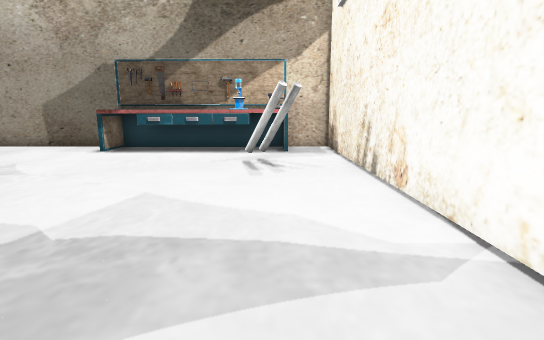
[1] (above)

16 first-person views from a walk through a 3-D level made in the Unity game engine. The camera is 1.2 m above the floor, tilts 10° down and sees 80° across. The floor is counted in squares, 0.86 m on a side. Each view is taken from the middle of a square. On the plan, view 1 faces up. The plan holds only what a view shows up to about 15 squares ahead; the rest is blank. The player is left out. Door leaves are left out, so doorways stand open. Some surface patterns are stand-ins.

[2]
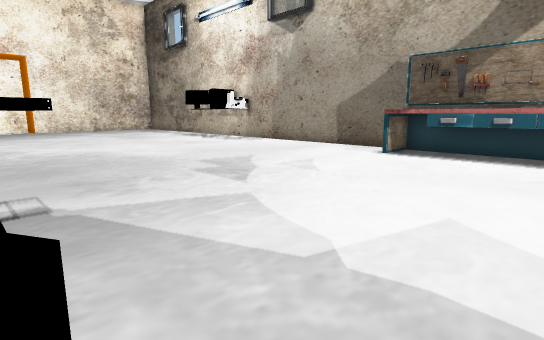

[3]
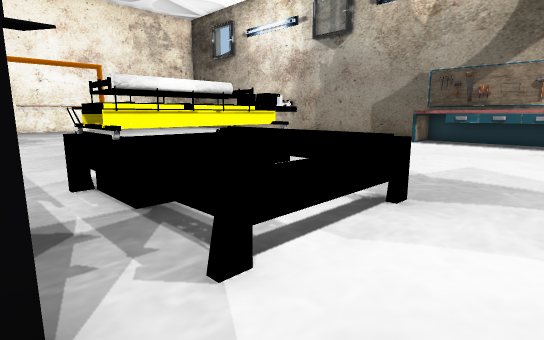

[4]
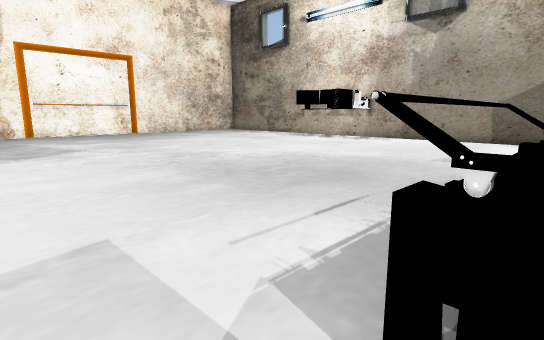

[5]
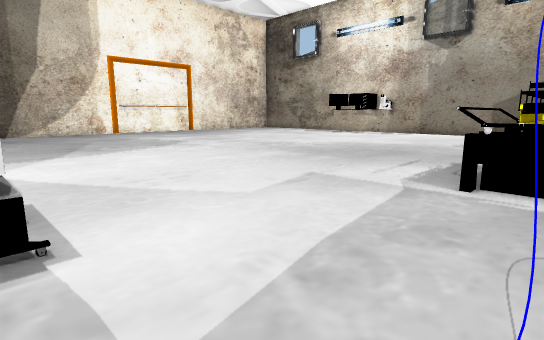

[6]
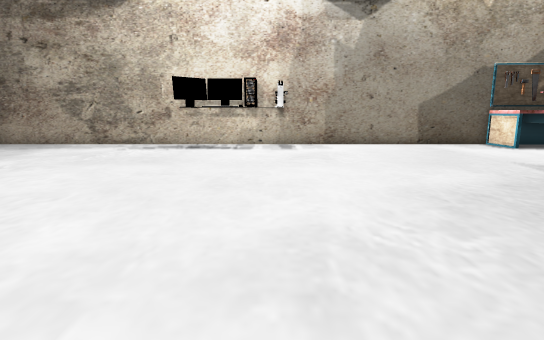

[7]
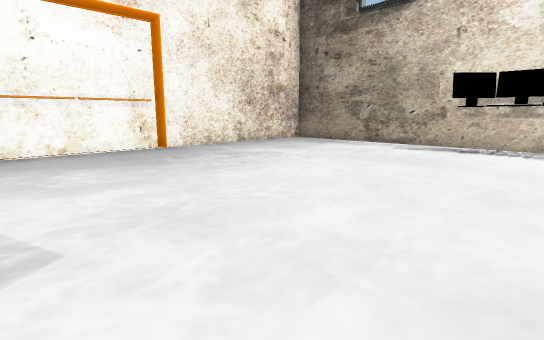

[8]
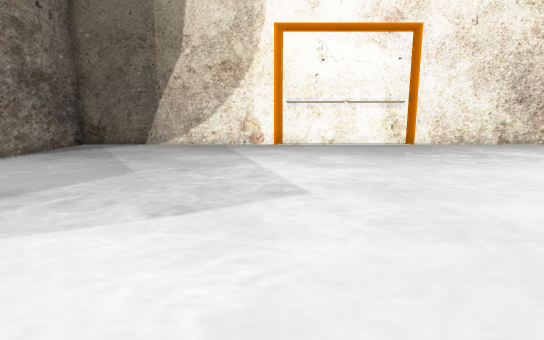

[9]
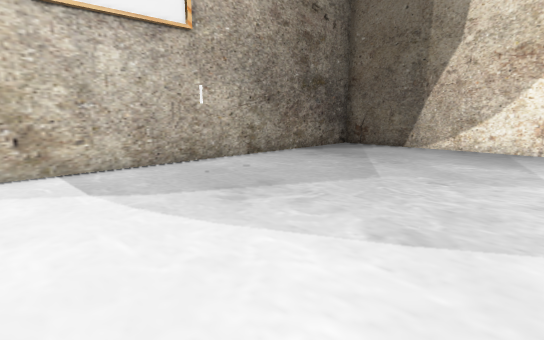

[10]
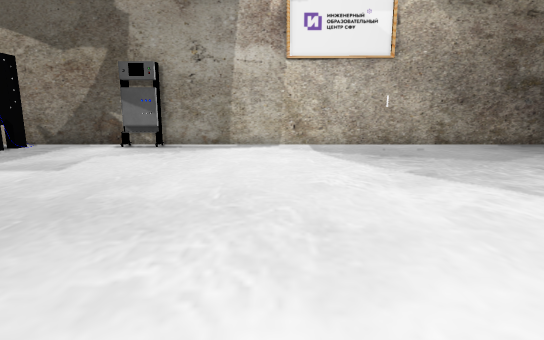

[11]
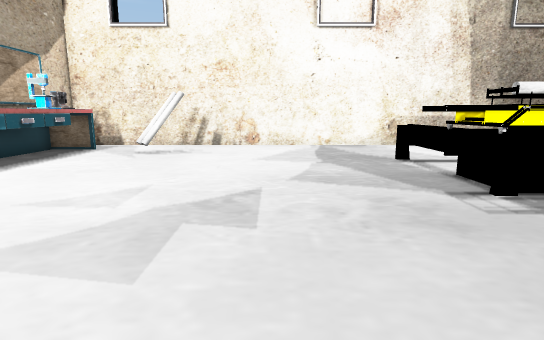

[12]
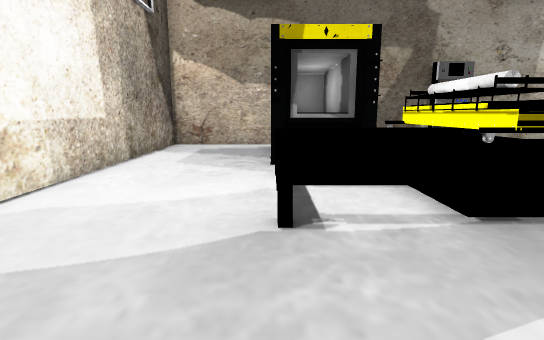

[13]
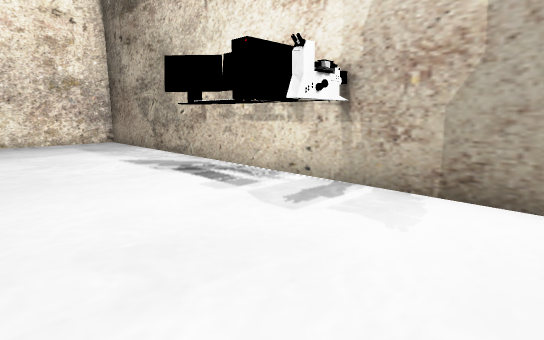

[14]
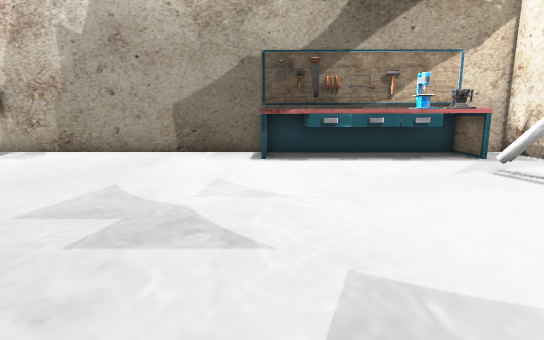

[15]
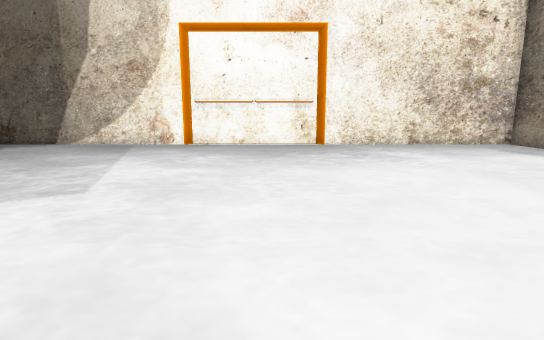

[16]
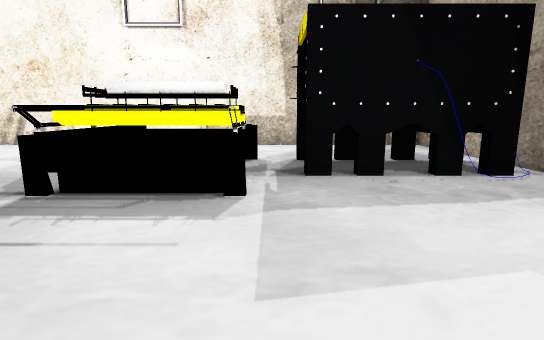

### Floor plan
Ten units are one square. View 1 is at (0, 0); x grows to the right and y downward. Boxes are objects, and circles mark ways between rooms. Rooms are numbered by the first view taken in them; rooms with no view inside come last. Other rooms are left out.
<svg viewBox="-290 -143 319 243">
<path fill="none" stroke="#000" d="M-69 -10 -45 -10M-59 6 -59 -19M-50 -19 -50 -4M-45 24 -69 24M-155 -136 -155 -121M-51 72 -54 65M-50 72 -55 66M-49 -122 -49 -136M-49 85 -49 40M-62 -136 -62 -117M-10 -123 -14 -123 -14 -129M5 -118 5 -135M6 -118 -63 -118 -63 -138M5 -124 -1 -124M5 -127 -1 -127M-285 95 24 95 24 -137 -285 -137 -285 95M-20 -12 -20 15M-20 16 -20 22M5 -135 -19 -135M-50 14 -50 25M-59 -6 -59 6M-45 -10 -50 -10"/>
<rect x="-185" y="-125" width="20" height="10" fill="#bbb"><title>other object</title></rect>
<rect x="-105" y="85" width="20" height="10" fill="#bbb"><title>other object</title></rect>
<rect x="-5" y="-95" width="10" height="10" fill="#bbb"><title>other object</title></rect>
<rect x="-5" y="-105" width="10" height="10" fill="#bbb"><title>other object</title></rect>
<rect x="-65" y="5" width="20" height="10" fill="#bbb"><title>other object</title></rect>
<rect x="-55" y="-5" width="10" height="10" fill="#bbb"><title>other object</title></rect>
<circle cx="-30" cy="20" r="3" fill="#2a7"/>
<circle cx="-32" cy="36" r="3" fill="#2a7"/>
<text x="-140" y="-20">1</text>
<text x="-40" y="10">2</text>
</svg>
Room 1 opens to room 2.

Where each view was taken, in squares from view 1:
view 1: 0 up, 0 right, facing up
view 2: 1 up, 1 left, facing up-left
view 3: 4 down, 0 right, facing up-left
view 4: 4 down, 6 left, facing up-left
view 5: 9 down, 5 left, facing up-left
view 6: 1 down, 16 left, facing up
view 7: 1 down, 16 left, facing up-left
view 8: 1 down, 14 left, facing left
view 9: 1 down, 15 left, facing down-left
view 10: 5 up, 15 left, facing down
view 11: 5 up, 12 left, facing right
view 12: 5 up, 2 left, facing down
view 13: 8 up, 12 left, facing up-left
view 14: 2 up, 6 left, facing up
view 15: 3 up, 14 left, facing left
view 16: 3 down, 12 left, facing right
